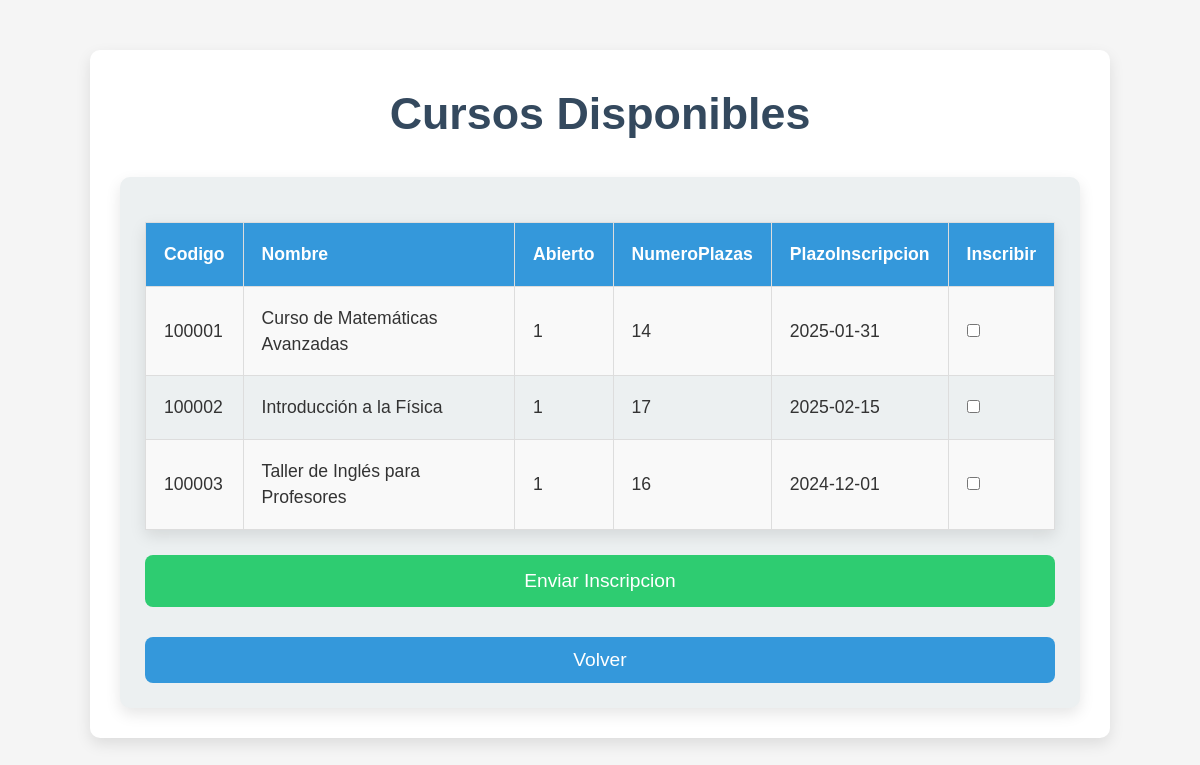
Screenshot of /gestionCursosProfesores/listadoCursos.php with the database file from the repository.
### tables this page shows
CREATE TABLE `cursos` (
  `codigo` int NOT NULL,
  `nombre` varchar(50) DEFAULT NULL,
  `abierto` tinyint(1) DEFAULT '0',
  `numeroplazas` int DEFAULT NULL,
  `plazoinscripcion` date DEFAULT NULL
);

### gestionCursosProfesores/listadoCursos.php (the view, shortened to what this page needs)
<?php
    include 'scriptsEnlaces/conexion.php';
    try {
        $boton = $_POST['boton'];
        if ($boton != "Enviar Inscripcion") {
            $consulta = "select * from cursos where abierto = 1";
            $resultado = $enlace->query($consulta);
            echo "<!DOCTYPE html>";
            echo "<html lang='es'>";
            echo "<head>";
            echo "<link rel='stylesheet' href='css/estilo.css'>";
            echo "</head>";
            echo "<body>";
            echo "<div class='container'>";
            echo "<h1>Cursos Disponibles</h1>";
            echo "<form action='?' method='post'>";
                echo "<table>";
                    echo "<tr><th>Codigo</th><th>Nombre</th><th>Abierto</th><th>NumeroPlazas</th><th>PlazoInscripcion</th><th>Inscribir</th></tr>";
                    while ($fila = $resultado->fetch(PDO::FETCH_NUM)) {
                        echo "<tr>";
                        foreach ($fila as $value) {
                            echo "<td>$value</td>";
                        }
                        echo "<td><input type='checkbox' name='cursos[]' value=$fila[0]></td>";
                        echo "</tr>";
                    }
                echo "</table>";
                echo "<tr>";
                echo "<input type='submit' name='boton' value='Enviar Inscripcion'>";
                echo "<button><a href='index.php'>Volver</a></button>";
            echo "</form>";
            echo "</div>";
            echo "</body>";
            echo "</html>";
        }
    } catch (PDOException $e) {
        echo "Error: ".$e->getMessage();
    }
?>

### gestionCursosProfesores/css/estilo.css (style rules this page uses)
*, *::before, *::after { margin: 0; padding: 0; box-sizing: border-box; }
body { font-family: 'Arial', sans-serif; background-color: #f5f5f5; color: #333; line-height: 1.5; padding: 0; margin: 0; }
.container { width: 85%; max-width: 1200px; margin: 50px auto; padding: 30px; background-color: #fff; border-radius: 10px; box-shadow: 0 6px 15px rgba(0, 0, 0, 0.1); }
.container { text-align: center; }
h1 { font-size: 2.8rem; color: #34495e; margin-bottom: 30px; text-align: center; }
form { display: grid; gap: 15px; padding: 25px; background-color: #ecf0f1; border-radius: 10px; box-shadow: 0 6px 15px rgba(0, 0, 0, 0.1); }
form input[type="submit"] { background-color: #2ecc71; color: white; border: none; padding: 15px; font-size: 1.2rem; border-radius: 8px; cursor: pointer; transition: background-color 0.3s ease; width: 100%; margin-top: 10px; }
button { padding: 12px 25px; background-color: #3498db; color: white; border: none; font-size: 1.2rem; border-radius: 8px; cursor: pointer; display: block; text-align: center; text-decoration: none; margin-top: 15px; transition: background-color 0.3s ease; width: 100%; }
button a { color: white; text-decoration: none; }
table { width: 100%; margin-top: 20px; border-collapse: collapse; box-shadow: 0 6px 15px rgba(0, 0, 0, 0.1); }
table th, table td { padding: 18px; border: 1px solid #ddd; text-align: left; font-size: 1.1rem; }
table th { background-color: #3498db; color: white; }
table tr:nth-child(even) { background-color: #f9f9f9; }

### rows the page displays
cursos: codigo "100001", nombre "Curso de Matemáticas Avanzadas", abierto "1", numeroplazas "14", plazoinscripcion "2025-01-31"
cursos: codigo "100002", nombre "Introducción a la Física", abierto "1", numeroplazas "17", plazoinscripcion "2025-02-15"
cursos: codigo "100003", nombre "Taller de Inglés para Profesores", abierto "1", numeroplazas "16", plazoinscripcion "2024-12-01"
